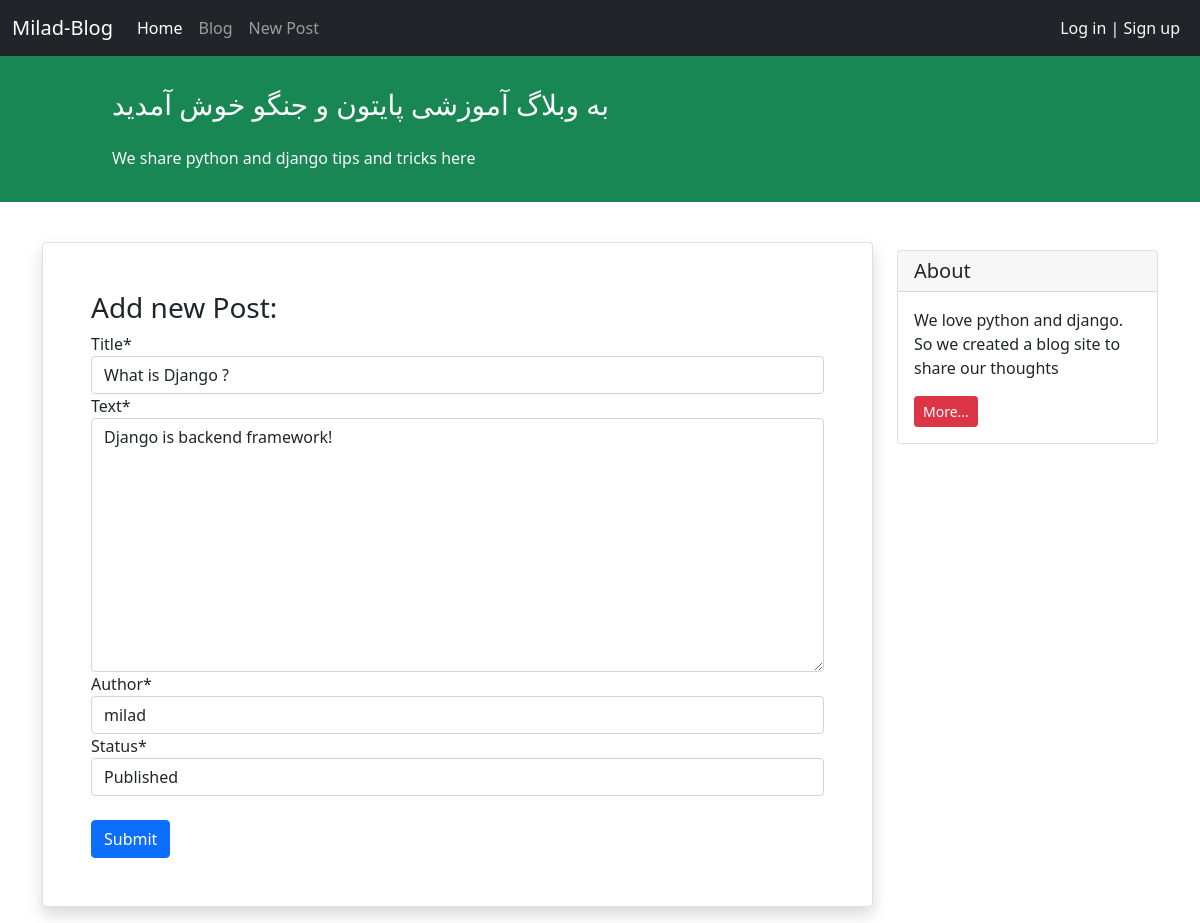
Page /blog/11/update/ on the committed database.
### blog/models.py (models this page shows, shortened)
class Post(models.Model):
    STATUS_CHOICES = (('pub', 'Published'), ('drf', 'Draft'),)
    title = models.CharField(max_length=100)
    text = models.TextField()
    author = models.ForeignKey('auth.User', on_delete=models.CASCADE)
    datetime_created = models.DateTimeField(auto_now_add=True)
    datetime_modified = models.DateTimeField(auto_now=True)
    status = models.CharField(choices=STATUS_CHOICES, max_length=3)

### blog/views.py (the view)
# urls.py: path('<int:pk>/update/', views.PostUpdateView.as_view(), name='post_update'),
class PostUpdateView(generic.UpdateView):
    model = Post
    form_class = PostForm
    template_name = 'blog/create_post.html'

### blog/forms.py
class PostForm(forms.ModelForm):
    class Meta:
        model = Post
        fields = ['title', 'text', 'author', 'status']

### blog/templates/blog/create_post.html (shortened to what this page needs)
{% extends '_base.html' %}
{% load crispy_forms_tags %}
{% block content %}
    <div class="container mt-4">
        <div class="row">
            <div class="col-9">
                <div class="card shadow my-3 p-5">
                    <h3>Add new Post:</h3>
                    <form method="POST">
                        <table>
                        {{ form|crispy }}
                        </table>
                        <button type="submit" class="btn btn-primary mt-4">Submit</button>
                    </form>
                </div>
            </div>
            <div class="col-3">
                <div class="card my-4">
                    <h5 class="card-header">About</h5>
                    <div class="card-body">
                        <p class="card-text">We love python and django. So we created a blog site to share our
                            thoughts</p>
                        <a href="#"
                           class="btn btn-sm btn-danger">
                            More...
                        </a>
                    </div>
                </div>
            </div>
        </div>
    </div>
{% endblock content %}

### rows in the picture
Post: title "What is Django ?", text "Django is backend framework!", author "milad", status "Published"
